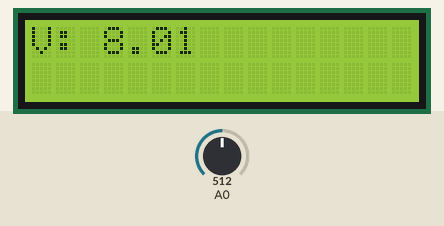
This sketch was run on a simulated Arduino Uno, built with avr-gcc and run on an emulated ATmega328P. Shown: 16×2 character LCD. The test bench sets the inputs (shaded band); at power-on: A0 = 512.

Above: at 6.2 s.
6.3 s: A0 set to 716
At 7.8 s:
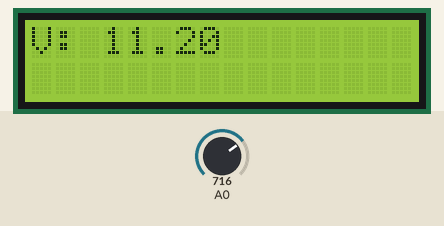
10.3 s: A0 set to 900
At 11.4 s:
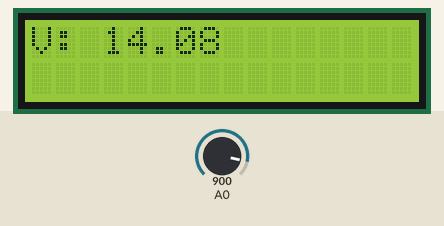
13.5 s: A0 set to 1023
At 14.9 s:
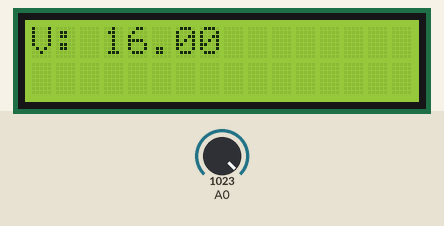
Timing chart, 0 to 16.5 s (numbered marks = the images above; inputs shaded):
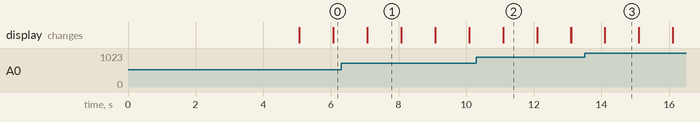

Measured:
- after the input at 6.3 s, the display: first differs from a run without the input after 0.78 s (image 1)
- after the input at 10.3 s, the display: first differs from a run without the input after 0.79 s (image 2)
- after the input at 13.5 s, the display: first differs from a run without the input after 0.60 s (image 3)
- what the display in image 1 shows lasts 1.0 s, from 7.1 s to 8.1 s

The sketch:

tester.ino
```cpp
#include <LiquidCrystal.h>
const byte ohm=B11110100;
const int Vref=5;
const float rfact=319.6875;
LiquidCrystal lcd(12,11,5,4,3,2);
void setup(){
  lcd.begin(2,16);
  lcd.print("ET Tester");
  lcd.setCursor(0,1);
  lcd.print("   V MAX: 15V");
  delay(5000);
  lcd.clear();
}
void loop(){
  lcd.setCursor(0,0);
  lcd.print("V:");
  float lettura=analogRead(A0);
  float volts=(lettura/rfact)*Vref;
  lcd.setCursor(3,0);
  lcd.print(volts);
  delay(1000);
  lcd.clear();
/*  lcd.setCursor(0,0);
  lcd.write(ohm);
  lcd.setCursor(3,0);
  float resistenza=analogRead(A2);
  float volt=(5.0 / 1023.0) * resistenza;
  int ohm=10000/((5/volt)-1);
  lcd.print(ohm);
  delay(1000);
  lcd.clear();*/
}
```
